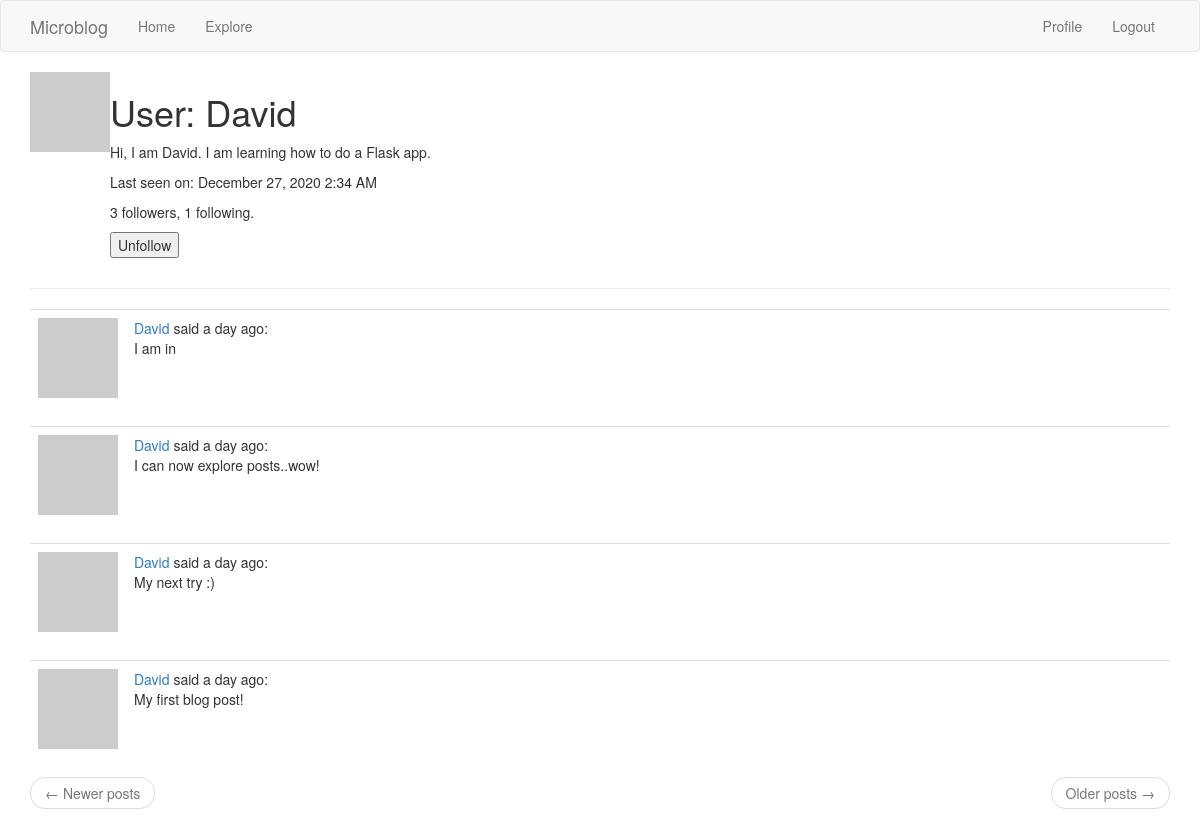
The page /user/David (signed in) on the database its author committed.
### application/models.py (models this page shows, shortened)
class User(UserMixin, db.Model):
    id = db.Column(
        db.Integer,
        primary_key = True
    )
    username = db.Column(
        db.String(120),
        index=True,
        unique=True
    )
    email = db.Column(
        db.String(120),
        index=True,
        unique=True
    )
    password_hash = db.Column(
        db.String(128)
    )
    posts = db.relationship(
        'Post',
        backref = 'author',
        lazy = 'dynamic'
    )
    about_me = db.Column(
        db.String(140)
    )
    last_seen = db.Column(
        db.DateTime,
        default=datetime.utcnow
    )
    followed = db.relationship(
        'User',
        secondary='followers',
        primaryjoin=(
            followers.c.follower_id == id
        ),
        secondaryjoin=(
            followers.c.followed_id == id
        ),
        backref=(
            db.backref(
                'followers',
                lazy='dynamic'
            )
        ),
        lazy='dynamic'
    )
    def avatar(self, size):
        digest = md5(self.email.lower().encode('utf-8')).hexdigest()
        return 'https://www.gravatar.com/avatar/{}?d=identicon&s={}'.format(digest,size)
    def is_following(self, user):
        return self.followed.filter(
            followers.c.followed_id == user.id
        ).count() > 0

class Post(db.Model):
    id = db.Column(
        db.Integer,
        primary_key=True
    )
    body = db.Column(
        db.String(140)
    )
    timestamp = db.Column(
        db.DateTime,
        index=True,
        default=datetime.utcnow
    )
    user_id = db.Column(
        db.Integer,
        db.ForeignKey('user.id')
    )

### application/routes.py (the view)
@app.route('/user/<username>')
@login_required
def user(username):
    user = User.query.filter_by(username=username).first_or_404()
    page = request.args.get('page', 1, type=int)
    posts = user.posts.order_by(Post.timestamp.desc()).paginate(
        page, app.config['POSTS_PER_PAGE'], False
    )
    if posts.has_next:
        next_url = url_for('user', username=user.username, page=posts.next_num)
    else:
        next_url = None
    if posts.has_prev:
        prev_url = url_for('user', username=user.username, page=posts.prev_num)
    else:
        prev_url = None
    form = EmptyForm()
    return render_template('user.html', user=user, posts=posts.items, form=form,
        next_url=next_url,
        prev_url=prev_url
    )

### application/forms.py
class EmptyForm(FlaskForm):
    submit = SubmitField('Submit')

### application/models.py (called while the page is built)
@login.user_loader
def load_user(id):
    return User.query.get(int(id))

### application/routes.py (called while the page is built)
@app.before_request
def before_request():
    if current_user.is_authenticated:
        current_user.last_seen = datetime.utcnow()
        db.session.commit()

### application/templates/user.html (shortened to what this page needs)
{% extends 'base.html' %}
{% block app_content %}
    <table>
        <tr valign="top">
            <td>
                <img src="{{ user.avatar(128) }}">
            </td>
            <td>
                <h1>
                    User: {{ user.username }}
                </h1>
                {% if user.about_me %}
                    <p>
                        {{ user.about_me }}
                    </p>
                {% endif %}
                {% if user.last_seen %}
                    <p>
                        Last seen on: {{ moment(user.last_seen).format('LLL') }}
                    </p>
                {% endif %}
                <p>
                    {{ user.followers.count() }} followers, {{ user.followed.count() }} following.
                </p>
                {% if user == current_user %}
                    <p>
                        <a href="{{ url_for('edit_profile') }}">Edit your profile</a>
                    </p>
                {% else %}
                    <p>
                        <form action="{{ url_for('unfollow', username=user.username) }}" method="POST">
                            {{ form.submit(value="Unfollow") }}
                        </form>
                    </p>
                {% endif %}
            </td>
        </tr>
    </table>
    <hr>
    {% for post in posts %}
        {% include '_post.html' %}
    {% endfor %}
    {% include '_paginate.html' %}
{% endblock app_content %}

### application/templates/_post.html
<table class="table table-hover">
    <tr>
        <td width="70px">
            <a href="{{ url_for('user', username=post.author.username) }}">
                <img src="{{ post.author.avatar(70) }}">
            </a>
        </td>
        <td>
            <a href="{{ url_for('user', username=post.author.username) }}">
                {{ post.author.username }}
            </a> said {{ moment(post.timestamp).fromNow() }}: <br> {{ post.body }}
        </td>
    </tr>
</table>

### rows shown on the page
User: username "David", about_me "Hi, I am David. I am learning how to do a Flask app.", last_seen "December 27, 2020 2:34 AM"
Post: author.username "David", timestamp "a day ago", body "I am in"
Post: author.username "David", timestamp "a day ago", body "I can now explore posts..wow!"
Post: author.username "David", timestamp "a day ago", body "My next try :)"
Post: author.username "David", timestamp "a day ago", body "My first blog post!"

### other values the page prints
{{ user.followers.count() }} "3"
{{ user.followed.count() }} "1"
